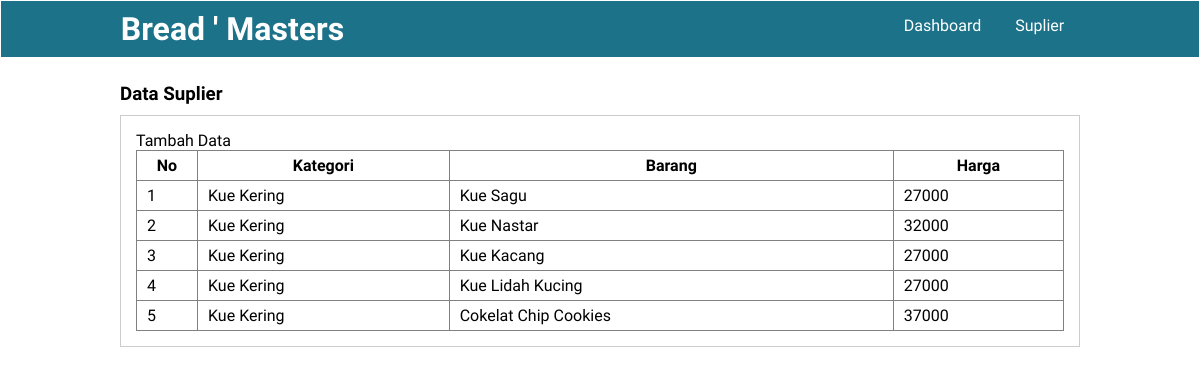
The app's page /detail_suplier.php?id_suplier=1 with its own data.
### tables this page shows
CREATE TABLE `barang_suplier` (
  `id_barang_suplier` int(11) NOT NULL,
  `nama_suplier` varchar(255) NOT NULL,
  `nama_barang` varchar(255) NOT NULL,
  `kategori` varchar(255) NOT NULL,
  `harga` varchar(255) NOT NULL
);

### detail_suplier.php (the view, shortened to what this page needs)
<?php
    include "koneksi.php";
?>
<!DOCTYPE html>
<html lang="en">
<head>
    <link rel="stylesheet" href="dekorasi.css">
</head>
<body>
    <header>
        <div class="container">
        <h1><a href="dashboard.php">Bread ' Masters</a></h1>
        <ul>
            <li><a href="dashboard.php">Dashboard</a></li>
            <li><a href="data_suplier.php">Suplier</a></li>
        </ul>
        </div>
    </header>
    <div class="section">
        <div class="container">
            <h3>Data Suplier</h3>
            <div class="box">
                <p><a href="tambah_datasuplier.php">Tambah Data</a></p>
                <table border="1" cellspacing="0" class="table">
                    <thead>
                        <tr>
                        <th width="60px">No</th>
                            <th>Kategori</th>
                            <th>Barang</th>
                            <th>Harga</th>
                            </tr>
                    </thead>
                    <tbody>
                    <?php
                $resultsuplier = mysqli_query($conn,"SELECT * FROM suplier WHERE id_suplier = '{$_GET['id_suplier']}' ");
                $fetchsuplier = mysqli_fetch_assoc($resultsuplier);
                $namasuplier = $fetchsuplier['nama_suplier'];
                $result=mysqli_query($conn, "SELECT * FROM barang_suplier WHERE nama_suplier = '$namasuplier'");
        $no=1;
        while ($d=mysqli_fetch_assoc($result)) : ?><tr>
                    <td><?=$no++?></td>
                    <td><?=$d['kategori'] ?></td>
                    <td><?=$d['nama_barang'] ?></td>
                    <td><?=$d['harga'] ?></td>
                </tr><?php endwhile ?>
            </table>
        </div>
    </body>
</html>

### dekorasi.css (style rules this page uses)
* { padding: 0; margin: 0; font-family: 'quicksand', sans-serif; }
a { color: inherit; text-decoration: none; }
body { background-color: #fff }
header { border: 1px solid; background-color: #1c7289; color: #fff; }
header h1 { float: left; padding: 9px 0; }
header ul { float: right; }
header ul li { display: inline-block; }
header ul li a { padding: 15px; display: inline-block; }
.container { width: 80%; margin: 0 auto; }
.container:after { content: ''; display: block; clear: both; }
.section { padding: 25px 0; }
.box { background-color: #fff; border: 1px solid #ccc; padding: 15px; box-sizing: border-box; margin: 10px 0 25px 0; }
.box:after { content: ''; display: block; clear: both; }
.table { width: 100%; border-collapse: collapse; }
.table tr { height: 30px; }
.table tr td { padding: 5px 10px; }

### records on screen
barang_suplier: kategori "Kue Kering", nama_barang "Kue Sagu", harga "27000"
barang_suplier: kategori "Kue Kering", nama_barang "Kue Nastar", harga "32000"
barang_suplier: kategori "Kue Kering", nama_barang "Kue Kacang", harga "27000"
barang_suplier: kategori "Kue Kering", nama_barang "Kue Lidah Kucing", harga "27000"
barang_suplier: kategori "Kue Kering", nama_barang "Cokelat Chip Cookies", harga "37000"
